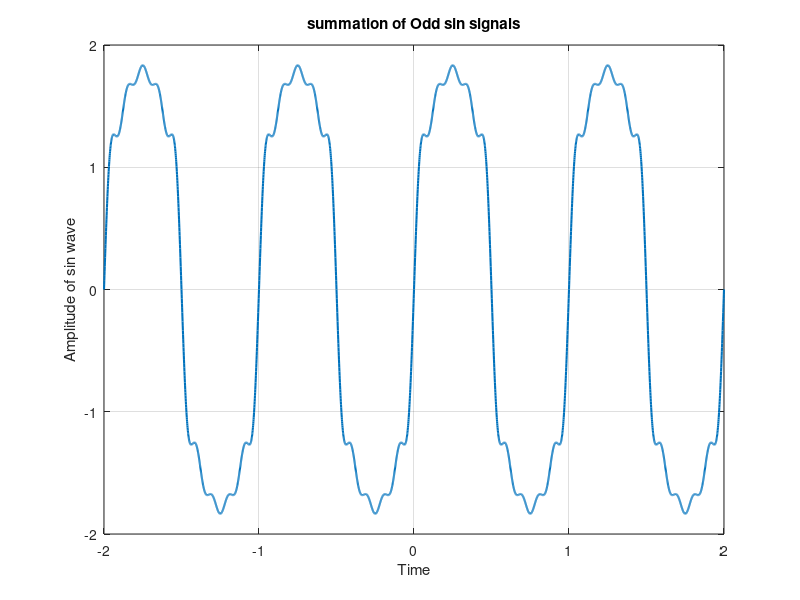

The MATLAB source for this figure:
%{
    Write a program that plots the signal s(t).
        s(t) = sin(2*pi*t) + sin(6*pi*t)/3 +  sin(10*pi*t)/5 + 
        sin(14*pi*t)/7 + sin(18*pi*t)/9

    What do you conclude from TASKS 2 & 3?
%}

clc
close all

t = -2:1/1000:2;
s = sin(2*pi*t);

for i = 1:2:9
    s = s + sin(2*i*pi*t)/i;
end

plot(t, s, 'linewidth', 1.5);
xlabel('Time');
ylabel('Amplitude of sin wave');
title('summation of Odd sin signals');
grid;